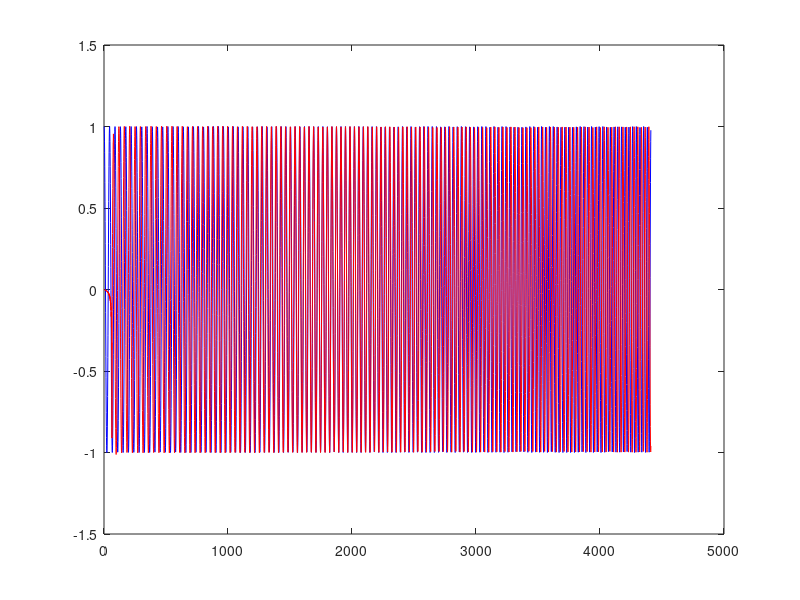
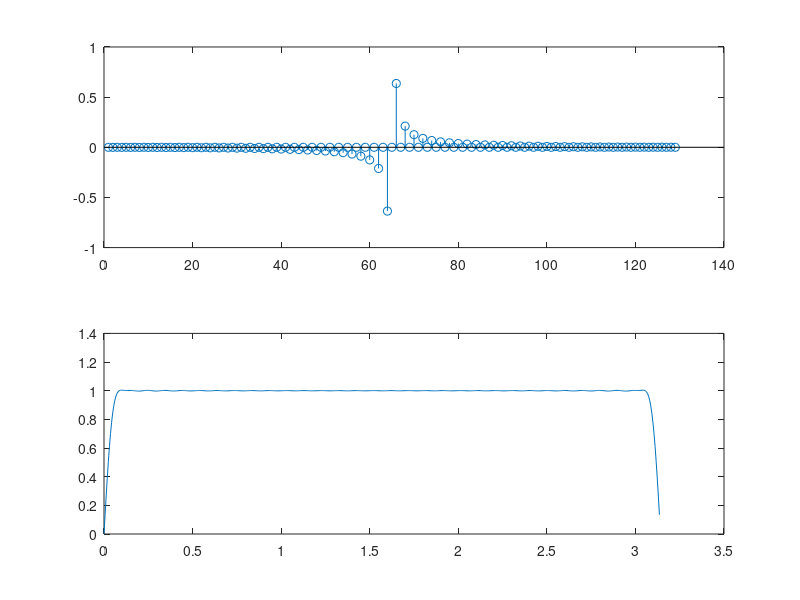

Source code (MATLAB) for these figures, in order:
% hilbert filter 
close all
clear
clc

pkg load signal % load signal processing package

N = 128;
n = -N/2:1:N/2;
h = 1./(pi*n) .* (1-cos(pi*n));
h(N/2+1) = 0; % div. by zero


w = hanning(N+1)';
w = hamming(N+1)';
%w = 0.5 * (1 - cos(2*pi*[0:(N)]/(N)));

h = h.*w;
figure(2)
subplot(211), stem(h);
[H, omega] = freqz(h, 1, 512);
%H = abs(fft(h, 512))
subplot(212), plot(omega, abs(H));


Fs = 44100;
dur = .1;
t = 0:1/Fs:dur-1/Fs;
x = sin(2*pi*200*t);
x = chirp(t, 1000, dur, 1500);
%x = ones(1,length(x));
%x = [1 x];
% something seems to be wrong with filter... no, input signal was low freq
y = filter(h, 1, x); % quadratur signal

%% fir filtering
%y_ = [];
%buffer = zeros(1,N);
%x = [buffer x];
%for i=1:length(x)-N-1
%  y_(i) = sum(h(N:-1:1).*buffer) + h(N+1)*x(N+i);
%  buffer = x(i:i+N-1);
%endfor

figure(1);
plot(x, 'b');
hold on
plot(y, 'r');
%plot(y_, 'm');
hold off

z = zeros(1,N/2); % in phase signal needs to be delayed by N/2 
x = [z x];
